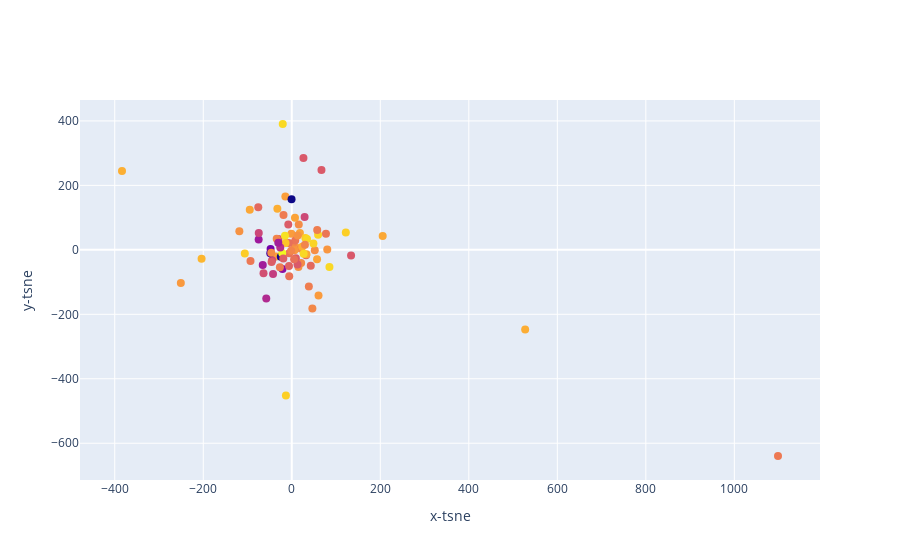

Notebook code for this chart:
### Code cell
top_songs(df_new)

### Figure 1 — Plotly figure (JSON) as saved in the notebook; plotly's stock layout.template omitted (floating-point values rounded to 4 significant figures)
{"data": [{"marker": {"color": [-3.183, -4.328, -4.757, -4.284, -6.842, -5.043, -4.961, -8.374, -6.366, -5.024, -4.432, -8.795, -4.215, -3.862, -4.868, -4.068, -4.305, -4.915, -4.749, -4.035, -6.327, -6.864, -3.374, -5.599, -4.581, -5.94, -3.094, -3.299, -6.258, -11.38, -5.595, -4.068, -3.105, -4.209, -4.502, -6.745, -11.46, -2.921, -5.313, -4.323, -2.396, -9.433, -5.309, -5.002, -5.886, -3.297, -4.661, -6.923, -10.4, -4.282, -5.535, -6.054, -5.363, -5.445, -6.166, -6.678, -3.181, -5.698, -4.63, -3.37, -6.351, -6.288, -3.093, -8.279, -3.515, -6.378, -5.126, -4.2, -3.073, -4.518, -5.883, -5.429, -7.621, -5.092, -6.406, -5.098, -7.844, -4.093, -5.516, -5.35, -8.228, -4.761, -5.651, -7.226, -4.902], "size": 8}, "mode": "markers", "text": ["Ed Sheeran - Shape of You", "Luis Fonsi - Despacito - Remix", "Luis Fonsi - Despacito (Featuring Daddy Yankee)", "DJ Khaled - I'm the One", "Kendrick Lamar - HUMBLE.", "French Montana - Unforgettable", "Bruno Mars - That's What I Like", "ZAYN - I Don’t Wanna Live Forever (Fifty Shades Darker) - From \"Fifty Shades Darker (Original Motion Picture Soundtrack)\"", "Lil Uzi Vert - XO TOUR Llif3", "Zedd - Stay (with Alessia Cara)", "Charlie Puth - Attention", "Future - Mask Off", "Post Malone - Congratulations", "Jason Derulo - Swalla (feat. Nicki Minaj & Ty Dolla $ign)", "Ed Sheeran - Castle on the Hill", "Clean Bandit - Rockabye (feat. Sean Paul & Anne-Marie)", "Imagine Dragons - Believer", "J Balvin - Mi Gente", "Imagine Dragons - Thunder", "Shawn Mendes - There's Nothing Holdin' Me Back", "Danny Ocean - Me Rehúso", "Julia Michaels - Issues", "Ed Sheeran - Galway Girl", "The Chainsmokers - Closer", "Clean Bandit - Symphony (feat. Zara Larsson)", "The Weeknd - I Feel It Coming", "DJ Khaled - Wild Thoughts", "Calvin Harris - Slide", "Dua Lipa - New Rules", "Drake - Passionfruit", "Liam Payne - Strip That Down", "Starley - Call On Me - Ryan Riback Extended Remix", "Calvin Harris - Feels", "Jonas Blue - Mama", "Maluma - Felices los 4", "KYLE - iSpy (feat. Lil Yachty)", "Khalid - Location", "Shakira - Chantaje", "Migos - Bad and Boujee (feat. Lil Uzi Vert)", "Camila Cabello - Havana", "Martin Jensen - Solo Dance", "Drake - Fake Love", "DJ Snake - Let Me Love You", "Axwell /\\ Ingrosso - More Than You Know", "Drake - One Dance", "Enrique Iglesias - SUBEME LA RADIO", "Maggie Lindemann - Pretty Girl - Cheat Codes X CADE Remix", "Demi Lovato - Sorry Not Sorry", "Childish Gambino - Redbone", "Bruno Mars - 24K Magic", "Nicky Jam - El Amante", "Jax Jones - You Don't Know Me - Radio Edit", "Katy Perry - Chained To The Rhythm", "Cheat Codes - No Promises (feat. Demi Lovato)", "Maroon 5 - Don't Wanna Know (feat. Kendrick Lamar)", "Niall Horan - Slow Hands", "Wisin - Escápate Conmigo", "Big Sean - Bounce Back", "Harry Styles - Sign of the Times", "Travis Scott - goosebumps", "Khalid - Young Dumb & Broke", "Maroon 5 - Cold (feat. Future)", "Marshmello - Silence", "Sam Smith - Too Good At Goodbyes", "Steve Aoki - Just Hold On", "Taylor Swift - Look What You Made Me Do", "Macklemore - Glorious (feat. Skylar Grey)", "Hailee Steinfeld - Starving", "CNCO - Reggaetón Lento (Bailemos)", "AJR - Weak", "Ariana Grande - Side To Side", "Zion & Lennox - Otra Vez (feat. J Balvin)", "Lauv - I Like Me Better", "Major Lazer - Cold Water (feat. Justin Bieber & MØ)", "Miley Cyrus - Malibu", "The Vamps - All Night", "Alok - Hear Me Now", "Rita Ora - Your Song", "Chris Jeday - Ahora Dice", "Justin Bieber - Friends (with BloodPop®)", "21 Savage - Bank Account", "Machine Gun Kelly - Bad Things (with Camila Cabello)", "The Chainsmokers - Don't Let Me Down", "Sam Hunt - Body Like A Back Road", "Halsey - Now Or Never"], "type": "scatter", "x": [59.46, -35.37, 15.04, 10.73, -44.41, 20.05, 21.14, -74.84, 12.93, 46.56, -14.5, -21.0, -94.93, -203.8, 51.97, -32.53, 18.38, 15.8, -118.4, -383.6, 9.237, 29.02, 30.7, -5.686, -250.7, 32.32, 34.49, 122.1, -45.62, -24.8, -5.763, 23.63, 85.14, 33.19, -0.853, -30.1, -0.4971, -15.36, 57.48, 7.234, -21.56, -47.88, 38.6, 3.433, -75.67, -13.23, 80.19, -74.59, -48.58, 57.15, 7.826, -6.293, -18.66, -93.25, -19.1, -63.82, 48.87, -6.863, 6.072, -106.1, 67.12, -7.848, 26.83, -65.58, -14.19, 26.37, -34.03, 205.4, -20.41, 60.46, 42.93, 1099.0, -26.01, -1.267, 134.0, 29.76, -57.61, 527.3, 77.25, -26.79, -30.45, 13.44, 5.252, -42.33, -46.35], "y": [46.64, -20.65, -53.42, 6.809, -32.43, 3.989, -40.59, 31.7, -45.36, -182.1, 165.6, -59.32, 124.4, -27.61, -1.339, 127.2, 51.98, 78.68, 57.33, 244.3, -26.41, 102.2, 36.36, -10.45, -102.8, -16.44, 33.71, 54.07, -38.1, -21.61, -81.97, 9.421, -53.34, -13.87, 49.69, 33.42, 156.8, 43.75, 61.36, 99.23, -9.955, 2.694, -113.7, 19.6, 131.9, -452.1, 1.247, 51.93, -10.27, -29.37, 28.91, -50.27, 108.0, -34.29, -27.11, -72.3, 20.0, 21.53, -1.39, -11.32, 247.5, 78.63, -11.79, -47.41, 21.28, 285.1, 34.3, 42.92, 390.4, -141.7, -49.29, -639.6, 7.212, -3.211, -17.85, 15.49, -151.1, -247.3, 49.85, -54.13, 22.03, 44.83, -28.97, -74.96, -8.911]}], "layout": {"xaxis": {"title": {"text": "x-tsne"}}, "yaxis": {"title": {"text": "y-tsne"}}}}
